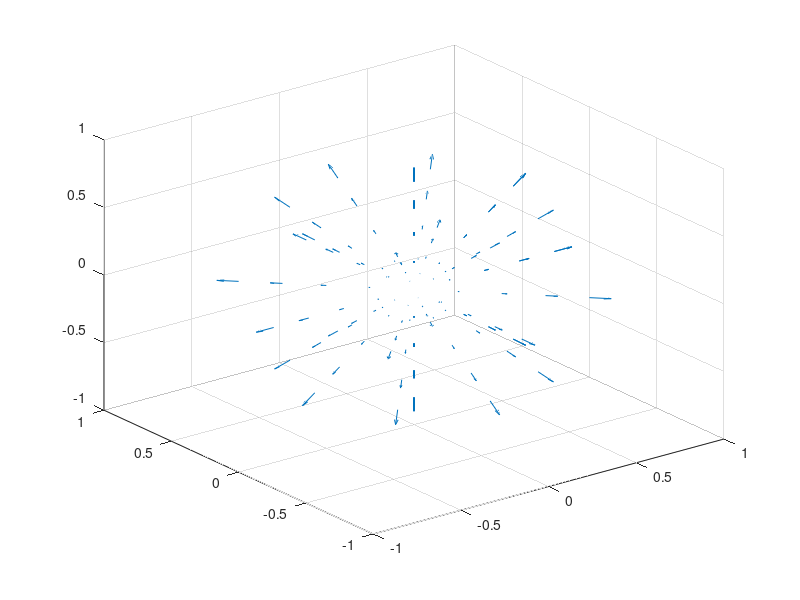

Recreate this plot in MATLAB. (Note: this script raises an error after producing the figure.)
clear all
theta = (0:.25:1)*pi;
phi=(0:.25:2)*pi;
eps_0=8.854187e-15;
eps_r=1;
a=1;

r1 = 0:.2:.8;
[tt,pp,rr1] = meshgrid(theta,phi,r1);
xx1 = rr1.*sin(tt).*cos(pp);
yy1 = rr1.*sin(tt).*sin(pp);
zz1 = rr1.*cos(tt);

Exx1= (rr1.^2/(4*eps_0*eps_r)).*sin(tt).*cos(pp);
Eyy1 = (rr1.^2/(4*eps_0*eps_r)).*sin(tt).*sin(pp);
Ezz1 = (rr1.^2/(4*eps_0*eps_r)).*cos(tt);
figure(1);
quiver3(xx1,yy1,zz1,Exx1,Eyy1,Ezz1,0.5);

hold on;

r2 = 1:.5:3;
[tt,pp,rr2] = meshgrid(theta,phi,r2);
xx2 = rr2.*sin(tt).*cos(pp);
yy2 = rr2.*sin(tt).*sin(pp);
zz2 = rr2.*cos(tt);

Exx2= ((a^4)/(4*eps_0*rr2.^2)).*sin(tt).*cos(pp);
Eyy2 = ((a^4)/(4*eps_0*rr2.^2)).*sin(tt).*sin(pp);
Ezz2 = ((a^4)/(4*eps_0*rr2.^2)).*cos(tt);
quiver3(xx2,yy2,zz2,Exx2,Eyy2,Ezz2,0.5);

grid on;
xlabel('x'); ylabel('y'); zlabel('z');
